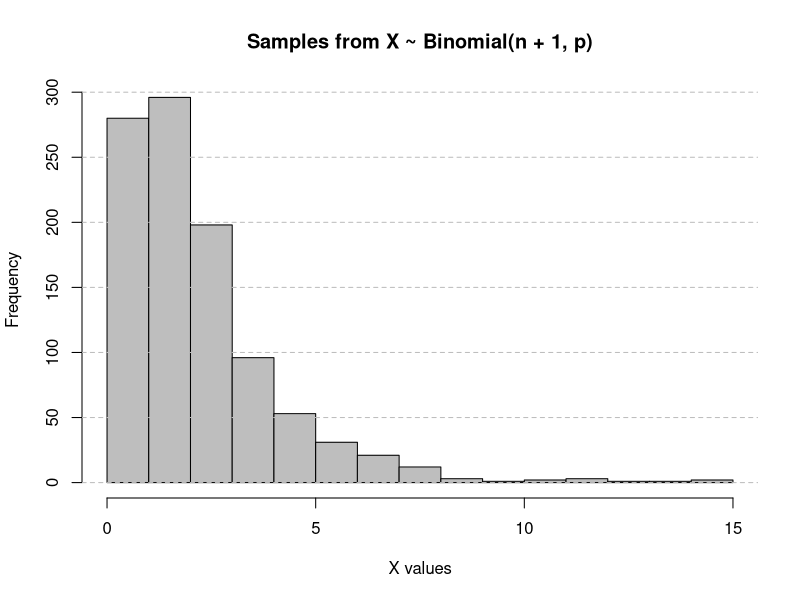
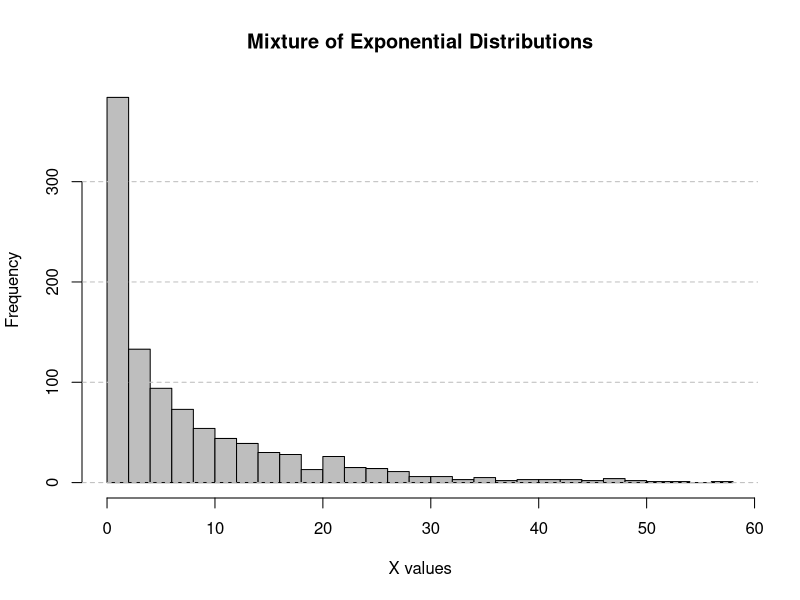
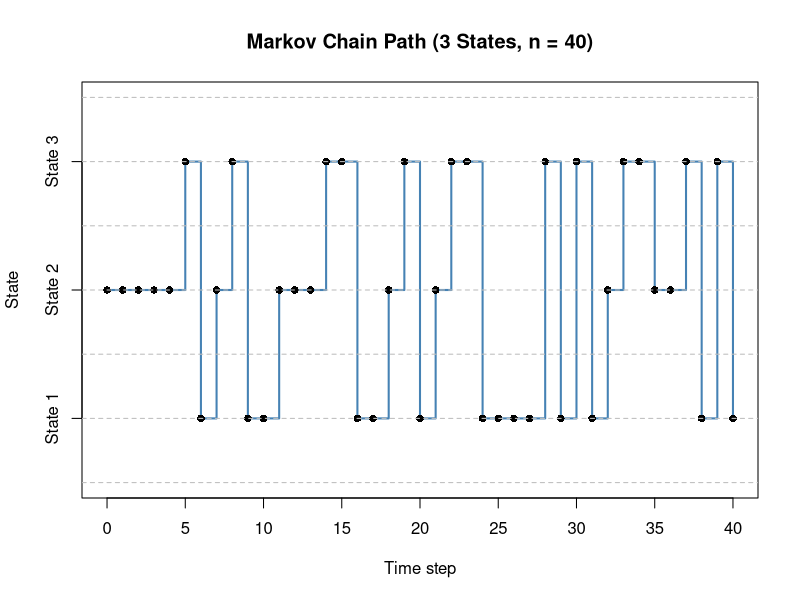
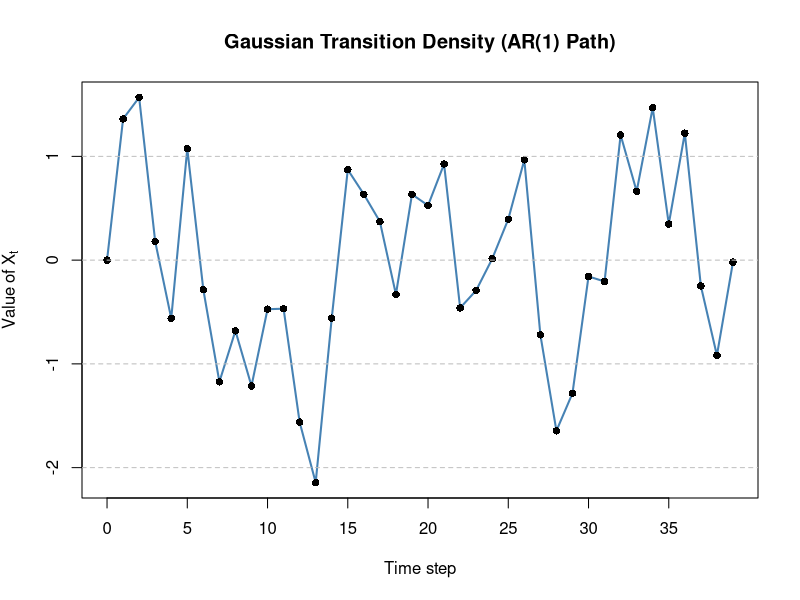
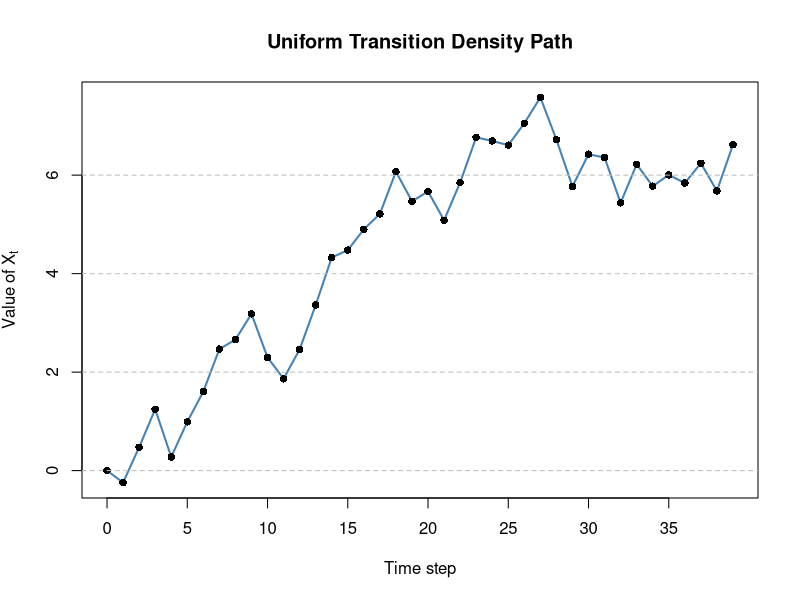
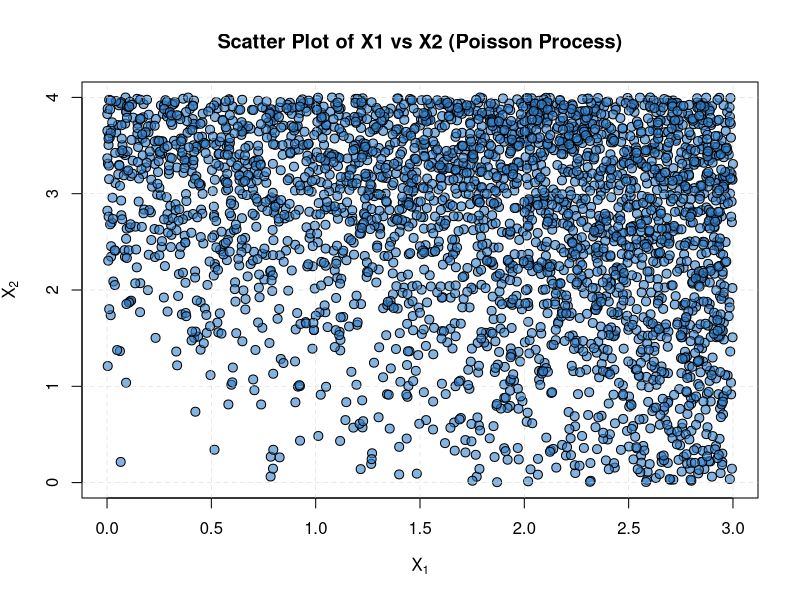

R code for these plots, in order:
## ---- chunk 1
knitr::opts_chunk$set(echo = TRUE)
## ---- chunk 2
N <- 1000
p <- runif(N, min = 0.4, max = 0.8)
n <- rgeom(N, prob = p / 2) + 1
X <- sapply(1:N, function(i) {
  rbinom(1, size = n[i] + 1, prob = p[i])
})


hist(X,col = "grey", border = "black",
  main = "Samples from X ~ Binomial(n + 1, p)",
  xlab = "X values", ylab = "Frequency")
grid(nx = NA, ny = NULL, lty = "dashed", col = "gray")
## ---- chunk 3
n <- 1000
lambda1 <- 1
lambda2 <- 1/10
w1 <- 0.3
w2 <- 0.7

X <- rep(0, n)
U <- runif(n=n,min=0,max=1)

for (i in 1:n) {
  if (U[i] < w1) {
    X[i] <- rexp(n=1, rate=lambda1)
  } else {
    X[i] <- rexp(n=1, rate=lambda2)
  }
}

# hist
hist(X, breaks = 40, col = "grey", border = "black",
  main = "Mixture of Exponential Distributions",
  xlab = "X values", ylab = "Frequency")
grid(nx = NA, ny = NULL, lty = "dashed", col = "gray", lwd = 1)

## ---- chunk 4
# number of steps
n <- 40

# transition matrix
P <- matrix(
  c(0.2, 0.5, 0.3,
    0.1, 0.3, 0.6,
    0.5, 0.1, 0.4),
  nrow = 3,
  byrow = TRUE
)

# initialize chain
X <- integer(n + 1)
X[1] <- 2   # start at state 2

# Simulate Markov chain
for (i in 1:n) {
  u <- runif(1)
  p <- P[X[i], ]   # transition probabilities

  if (u < p[1]) {
    X[i + 1] <- 1
  } else if (u < p[1] + p[2]) {
    X[i + 1] <- 2
  } else {
    X[i + 1] <- 3
  }
}

# plot step function
plot(0:n, X, 
     type = "s", lwd = 2,col = "steelblue",
     xlab = "Time step", ylab = "State",
     main = "Markov Chain Path (3 States, n = 40)",
     xaxt = "n", yaxt = "n", ylim = c(0.5, 3.5))
points(0:n, X, pch = 16, cex = 1)
axis(1, at = seq(0, n, by = 5))
axis(2, at = c(1, 2, 3),labels = c("State 1", "State 2", "State 3"))
grid(nx = NA, ny = NULL, lty = "dashed", col = "gray")
## ---- chunk 5
steps <- 40
phi <- 0.5
sigma <- 1

x <- rep(0, steps)

for (t in 2:steps) {
  x[t] <- phi * x[t - 1] + rnorm(1, 0, sigma)
}

plot(0:(steps - 1), x,
     type = "l",lwd = 2, col = "steelblue",
     xlab = "Time step", ylab = expression(Value~of~X[t]),
     main = "Gaussian Transition Density (AR(1) Path)",
     xaxt = "n")
points(0:(steps - 1), x, pch = 16)
axis(1, at = seq(0, steps - 1, by = 5))
grid(nx = NA, ny = NULL, lty = "dashed", col = "gray")
## ---- chunk 6
T <- 40
x <- numeric(T)

for (t in 2:T) {
  x[t] <- runif(1, min = x[t - 1] - 1, max = x[t - 1] + 1)
}

plot(0:(T - 1), x, 
     type = "l",lwd = 2, col = "steelblue",
     xlab = "Time step", ylab = expression(Value~of~X[t]),
     main = "Uniform Transition Density Path", 
     xaxt = "n")
points(0:(T - 1), x, pch = 16, cex = 1)
axis(1, at = seq(0, T - 1, by = 5))
grid(nx = NA, ny = NULL, lty = "dashed", col = "gray")

## ---- chunk 7
# non-homogeneous intensity function
lambda_func <- function(x1, x2) {
  30 * (x1^2 + x2^2)
}

# rectangle boundaries
x1_min <- 0; x1_max <- 3
x2_min <- 0; x2_max <- 4

# maximum intensity for thinning
lambda_max <- lambda_func(x1_max, x2_max)

# step 1: number of candidate points (homogeneous Poisson)
area <- (x1_max - x1_min) * (x2_max - x2_min)
N <- rpois(1, lambda_max * area)

# step 2: candidate points uniformly on the rectangle
X1 <- runif(N, x1_min, x1_max)
X2 <- runif(N, x2_min, x2_max)

# step 3: thinning
U <- runif(N)
accepted <- U < lambda_func(X1, X2) / lambda_max
X1_thin <- X1[accepted]
X2_thin <- X2[accepted]

# step 4: plot
plot(X1_thin, X2_thin, pch = 21,
     bg = rgb(0.2, 0.5, 0.8, 0.6), col = "black", cex = 1.2,
     xlab = expression(X[1]), ylab = expression(X[2]),
     main = "Scatter Plot of X1 vs X2 (Poisson Process)",
     xlim = c(x1_min, x1_max), ylim = c(x2_min, x2_max),
     xaxt = "n", yaxt = "n")
axis(1,at = seq(0, x1_max, by = 0.5))
axis(2, at = seq(0, x2_max, by = 1))
grid(lty = "dashed", col = "lightgrey", lwd = 0.5)

